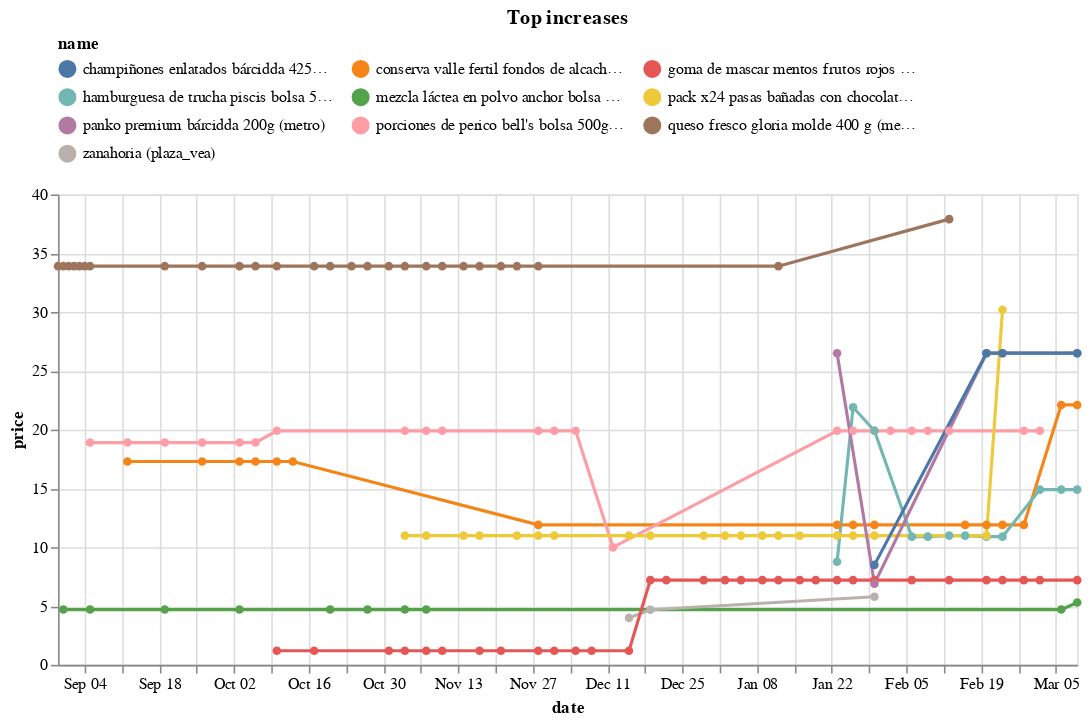

Notebook code cell kept with this figure:
### Code cell
(top_changes
 .sort_values('change')
 .tail(10)
 .loc[:, ['store','sku']]
 .merge(df, on=['store','sku'])
 .pipe(alt.Chart)
 .mark_line(point=True)
 .encode(x='date', y='price', color='name', tooltip=['name','price'])
 .properties(width=650, title='Top increases')
 .configure_legend(orient='top', columns=3)
)

### Figure 1 — Vega-Lite specification as saved in the notebook (floating-point values rounded to 4 significant figures; data arrays with more than 128 entries replaced by an {"elided": "..."} marker saying what was removed)
{"config": {"view": {"continuousWidth": 400, "continuousHeight": 300}, "legend": {"columns": 3, "orient": "top"}}, "data": {"name": "data-ab8df6a092fda8fc878ee2a0113d637b"}, "mark": {"type": "line", "point": true}, "encoding": {"color": {"field": "name", "type": "nominal"}, "tooltip": [{"field": "name", "type": "nominal"}, {"field": "price", "type": "quantitative"}], "x": {"field": "date", "type": "temporal"}, "y": {"field": "price", "type": "quantitative"}}, "title": "Top increases", "width": 650, "$schema": "https://vega.github.io/schema/vega-lite/v4.17.0.json", "datasets": {"data-ab8df6a092fda8fc878ee2a0113d637b": {"elided": "152 records"}}}
